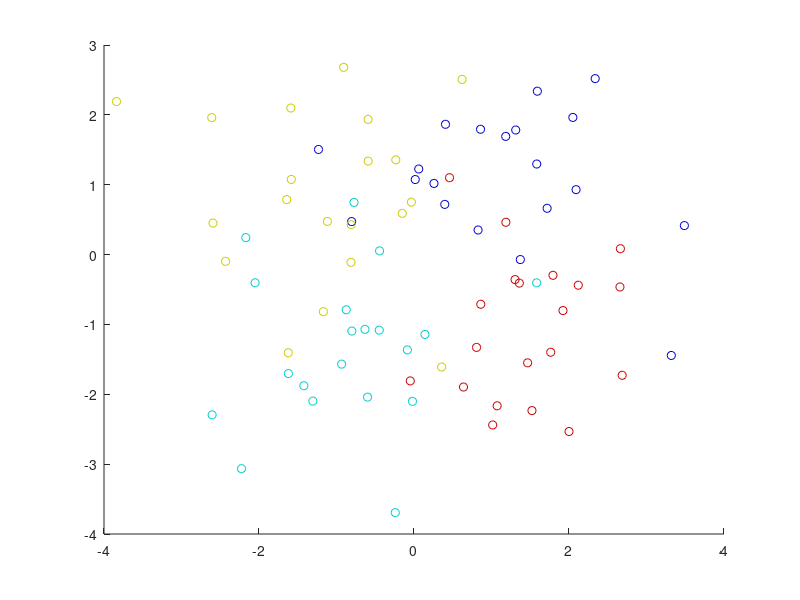

Write MATLAB code to recreate this figure. (Note: this script raises an error after producing the figure.)
tmp = randn(100,4*20);
trlAvg = [mean(tmp(:,1:20),2), mean(tmp(:,21:40),2), mean(tmp(:,41:60),2), mean(tmp(:,61:80),2)];

trlAvg(:,1:2) = trlAvg(:,1:2)-mean(trlAvg(:,1:2),2);
trlAvg(:,3:4) = trlAvg(:,3:4)-mean(trlAvg(:,3:4),2);
[COEFF, SCORE, LATENT, TSQUARED, EXPLAINED, MU] = pca(trlAvg');

proj = (COEFF(:,1:2)'*tmp)';

sets = {1:20, 21:40, 41:60, 61:80};
colors = jet(4)*0.8;

figure
hold on
for setIdx=1:4
    plot(proj(sets{setIdx},1),proj(sets{setIdx},2),'o','Color',colors(setIdx,:));
end

%%
tmp = randn(100,2*20);
tmp(:,1:20) = tmp(:,1:20) + 1;

trlAvg = [mean(tmp(:,1:20),2), mean(tmp(:,21:40),2)];
[COEFF, SCORE, LATENT, TSQUARED, EXPLAINED, MU] = pca(trlAvg');
SCORE = COEFF'*tmp;

cvScore = cvPCA_class( tmp', [zeros(20,1); ones(20,1)], 'rotation' );

figure
plot(SCORE,'o');

figure
plot(cvScore,'o');
%%
%cross-validated versions